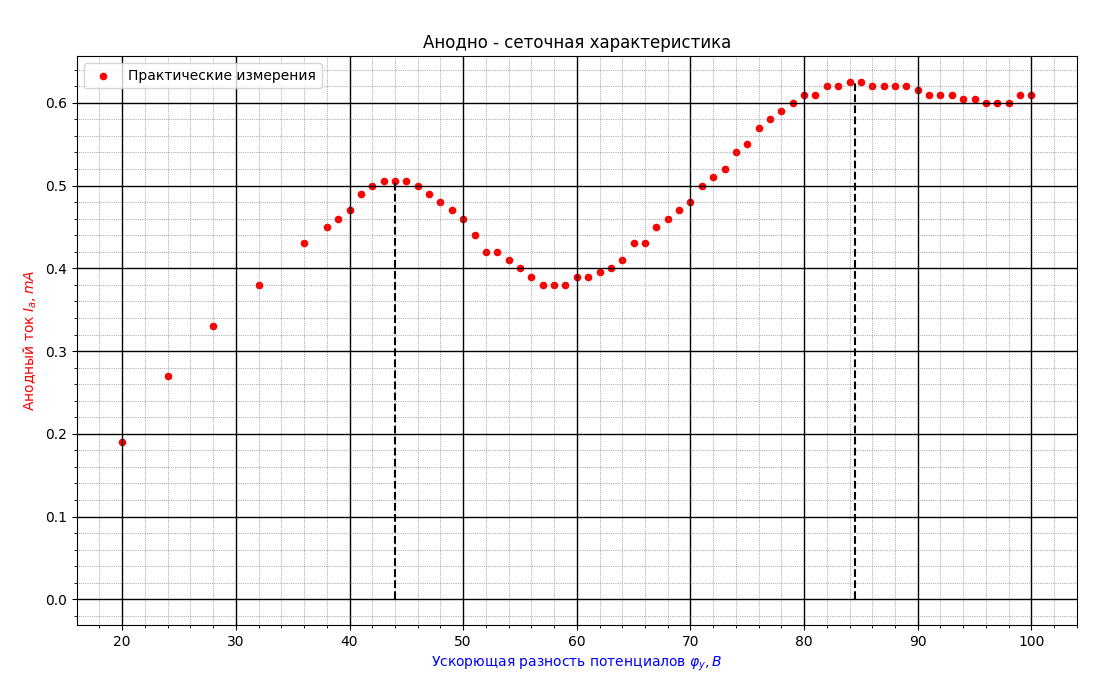

The script that drew this image:
import matplotlib.pyplot as plt
import matplotlib.ticker as ticker
import numpy as np

x = [20, 24, 28, 32, 36, 38, 39, 40, 41, 42, 43, 44, 45, 46, 47, 48, 49, 50, 51, 52, 53, 54, 55, 56, 57, 58, 59, 60, 61, 62, 63, 64, 65, 66, 67, 68, 69, 70, 71, 72, 73, 74, 75, 76, 77, 78, 79, 80, 81, 82, 83, 84, 85, 86, 87, 88, 89, 90, 91, 92, 93, 94, 95, 96, 97, 98, 99, 100]

y = [0.19, 0.27, 0.33, 0.38, 0.43, 0.45, 0.46, 0.47, 0.49, 0.5, 0.505, 0.505, 0.505, 0.5, 0.49, 0.48, 0.47, 0.46, 0.44, 0.42, 0.42, 0.41, 0.4, 0.39, 0.38, 0.38, 0.38, 0.39, 0.39, 0.395, 0.4, 0.41, 0.43, 0.43, 0.45, 0.46, 0.47, 0.48, 0.5, 0.51, 0.52, 0.54, 0.55, 0.57, 0.58, 0.59, 0.6, 0.61, 0.61, 0.62, 0.62, 0.625, 0.625, 0.62, 0.62, 0.62, 0.62, 0.615, 0.61, 0.61, 0.61, 0.605, 0.605, 0.6, 0.6, 0.6, 0.61, 0.61]

fig = plt.figure() 					# тело графика
plt.title ("Анодно - сеточная характеристика")	    # название графика
plt.xlabel(r"Ускорющая разность потенциалов $\varphi_y, В$", fontsize=10, color='blue')		# ось абсцисс (x)
plt.ylabel(r"Анодный ток $I_a, mA$", fontsize=10, color='red') 		# ось ординат (y)

ax = fig.gca()          # возвращает текущую систему координат, not off

# ax.set_xticks(np.arange(100, 300, 10))        # задание сетки по х (от, до, шаг)
# ax.set_yticks(np.arange(0, 12, 1))            # задание сетки по y (от, до, шаг)

plt.scatter(x, y, s = 20, c='red', marker="o", alpha = 1, label='Практические измерения')     # отображение точек
plt.legend()   			# Отобразить легенду - label
""" plt.errorbar(x, y, xerr=0.25, yerr=0.01, fmt = ',')       # отобразить погрешности """

x1 = [84.5, 84.5]
y1 = [0, 0.625]
plt.plot(x1, y1, 'black', linestyle='--', marker='')

x2 = [44, 44]
y2 = [0, 0.505]
plt.plot(x2, y2, 'black', linestyle='--', marker='')

#  Устанавливаем интервал основных и вспомогательных делений:
ax.xaxis.set_major_locator(ticker.MultipleLocator(10))
ax.xaxis.set_minor_locator(ticker.MultipleLocator(1))
ax.yaxis.set_major_locator(ticker.MultipleLocator(0.1))
ax.yaxis.set_minor_locator(ticker.MultipleLocator(0.01))
#  Добавляем линии основной сетки:
ax.grid(which='major', color = 'k', linewidth = 1)

#  Включаем видимость вспомогательных делений:
ax.minorticks_on()

# #  Вид вспомогательной сетки:
ax.grid(which='minor', color = 'dimgrey', linestyle = ':', linewidth = 0.5)
#
plt.show()
